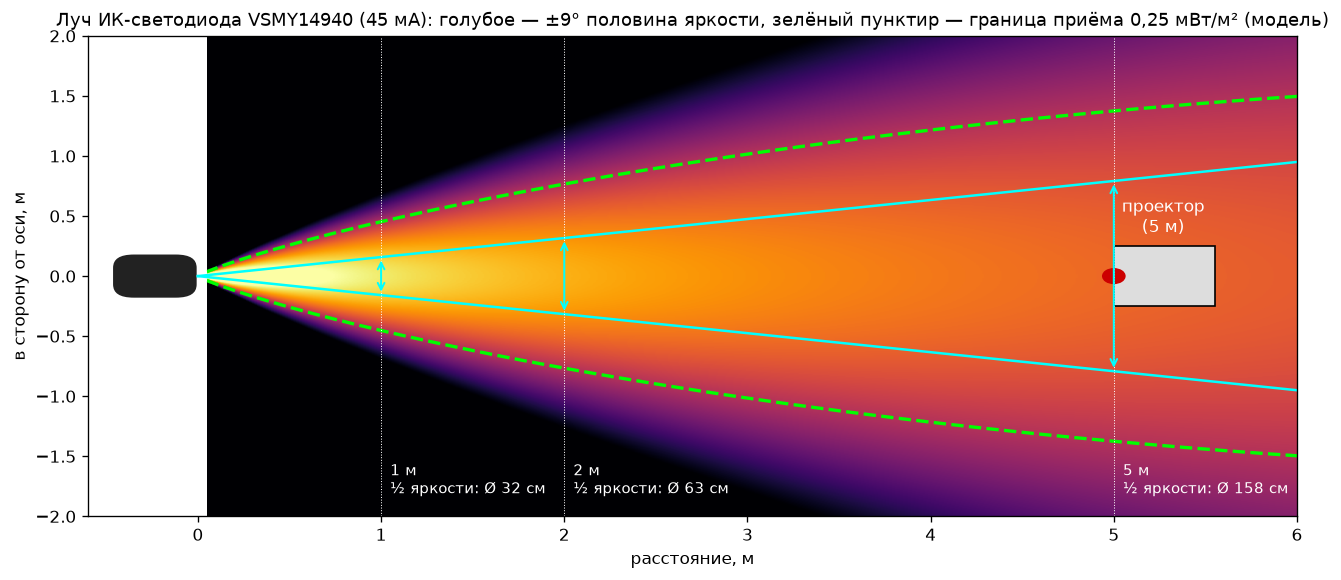

Reproduce this figure in Python.
"""Вид сбоку: луч VSMY14940 от пульта до проектора. Модель и допущения — как в ir_spot.py."""
import math
import matplotlib
matplotlib.use("Agg")
import matplotlib.pyplot as plt
import numpy as np
from matplotlib.patches import FancyBboxPatch, Rectangle

IE0 = 82.0 * 45 / 70  # мВт/ср, тип., 45 мА
HW = 9.0
TH = 0.25

def E(x, y):
    r2 = x**2 + y**2
    th = np.degrees(np.arctan2(np.abs(y), x))
    return IE0 * np.exp(-math.log(2) * (th / HW) ** 2) * np.cos(np.radians(th)) / r2

xs = np.linspace(0.05, 6.0, 700)
ys = np.linspace(-2.0, 2.0, 500)
X, Y = np.meshgrid(xs, ys)
Z = E(X, Y)

fig, ax = plt.subplots(figsize=(13, 5.2))
ax.imshow(np.log10(np.clip(Z, 1e-3, None)), extent=[xs[0], xs[-1], ys[0], ys[-1]], origin="lower",
          cmap="inferno", aspect="auto", vmin=-3, vmax=2)
ax.contour(X, Y, Z, levels=[TH], colors="lime", linewidths=2, linestyles="--")
t = math.tan(math.radians(HW))
ax.plot([0, 6], [0, 6 * t], color="cyan", lw=1.5)
ax.plot([0, 6], [0, -6 * t], color="cyan", lw=1.5)

# пульт
ax.add_patch(FancyBboxPatch((-0.45, -0.17), 0.43, 0.34, boxstyle="round,pad=0.02,rounding_size=0.12",
                            fc="#222", ec="white", lw=1.5))
ax.text(-0.235, -0.32, "пульт", color="white", ha="center", va="top", fontsize=10)
# проектор в 5 м
ax.add_patch(Rectangle((5.0, -0.25), 0.55, 0.5, fc="#ddd", ec="black"))
ax.add_patch(plt.Circle((5.0, 0.0), 0.06, color="#c00"))
ax.text(5.27, 0.32, "проектор\n(5 м)", ha="center", va="bottom", fontsize=10, color="white")

for d in (1, 2, 5):
    ax.axvline(d, color="white", lw=0.6, ls=":")
    half = d * t
    ax.annotate("", xy=(d, half), xytext=(d, -half), arrowprops=dict(arrowstyle="<->", color="cyan", lw=1.2))
    ax.text(d + 0.05, -1.85, f"{d} м\n½ яркости: Ø {2*half*100:.0f} см", color="white", fontsize=9, va="bottom")

ax.set_xlim(-0.6, 6.0)
ax.set_ylim(-2.0, 2.0)
ax.set_xlabel("расстояние, м")
ax.set_ylabel("в сторону от оси, м")
ax.set_title("Луч ИК-светодиода VSMY14940 (45 мА): голубое — ±9° половина яркости, "
             "зелёный пунктир — граница приёма 0,25 мВт/м² (модель)", fontsize=11)
fig.savefig(__file__.replace(".py", ".png"), dpi=120, bbox_inches="tight")
